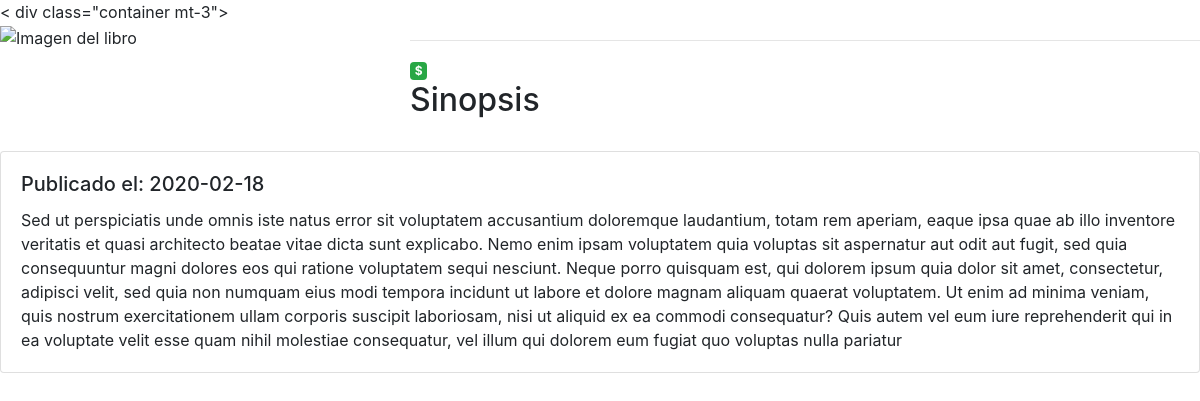
The app's page /libros/libroDetail.php?id=3 with its own data.
### tables this page shows
CREATE TABLE tb_comentarios(
	id_comentario INT AUTO_INCREMENT PRIMARY KEY,
    id_libro INT,
    comentario TEXT,
    fec_cre DATETIME DEFAULT NOW()
);

### includes/class/Libro.php (called while the page is built, shortened)
<?php
include_once('class_bd.php');
class Libro
{
    public $conn;
    function __construct()
    {
        $db = new Database();
        $this->conn = $db->conectar();
    }
    function getLibro($id){
        $sql = "SELECT L.*, A.nom_autor, C.nom_categoria, IL.nom_archivo_servidor FROM tb_libros L
        INNER JOIN tb_autores A on L.id_autor = A.id_autor
        INNER JOIN tb_categorias C on L.id_categoria = C.id_categoria
        INNER JOIN tb_img_libro IL on L.id_libro = IL.id_libro
        WHERE L.id_libro = $id";
        return  mysqli_fetch_object(mysqli_query($this->conn, $sql));
    }
}

### includes/class/class_bd.php (called while the page is built, shortened)
<?php
class Database
{
    private $host;
    private $user;
    private $pass;
    private $db;
    public function __construct() {
        $this->host = 'localhost';
        $this->db = 'Libreria_BIT';
        $this->user = 'root';
    }
    function conectar(){
        $this->conn = mysqli_connect($this->host, $this->user, $this->pass, $this->db);
        return $this->conn;
    }
}

### includes/class/Comentario.php (called while the page is built, shortened)
<?php
include_once('class_bd.php');
class Comentario
{
    private $conn;
    function __construct()
    {
        $db = new Database();
        $this->conn = $db->conectar();
    }
    function getComentarios($id_libro){
        $sql = "SELECT * FROM tb_comentarios where id_libro = $id_libro order by (fec_cre) DESC";
        return mysqli_query($this->conn, $sql);
    }
}

### libros/libroDetail.php (the view, shortened to what this page needs)
<?php
include_once('../includes/class/Libro.php');
include_once('../includes/class/Comentario.php');
$libro = new Libro();
$comentario = new Comentario();
if($_GET['id']){
    $getLibro = $libro->getLibro($_GET['id']);
    $getComentarios = $comentario->getComentarios($_GET['id']);
?>
<!DOCTYPE html>
<html lang="en">
<head>
    <link rel="stylesheet" href="../styles/bootstrap/bootstrap.min.css">
</head>
<body>
    <
        div class="container mt-3">
        <div class="row">
            <div class="col-md-4">
                <img class="img-fluid" src="libros/img/<?=$getLibro->nom_archivo_servidor ?>" alt="Imagen del libro">
            </div>
            <div class="col-md-8">
                <hr>
                <span class="badge badge-success">$ <?=$getLibro->valor ?></span>
                <h2>Sinopsis</h2>
            </div>
        </div>
        <?php
        if($getComentarios){
            while($comentario = mysqli_fetch_object($getComentarios)){
                $fecha_comentario = $comentario->fec_cre;
                echo "<div class='card mt-3'>
                <div class='card-body'>
                  <h5 class='card-title'>Publicado el: ".substr($fecha_comentario,0,10)." </h5>
                  <p class='card-text'>$comentario->comentario</p>
                </div>
              </div>";
            }
        }
        ?>
</body>
</html>
<?php
} else {
?>
<!-- <div class="alert alert-danger" role="alert">
        <strong>El libro que buscas no existe</strong>
</div> -->
<?php
}

### records on screen
tb_comentarios: fec_cre "2020-02-18", comentario "Sed ut perspiciatis unde omnis iste natus error sit voluptatem accusantium doloremque laudantium, totam rem aperiam, eaque ipsa quae ab illo inventore veritatis et quasi architecto beatae vitae dicta sunt explicabo. Nemo enim ipsam voluptatem quia voluptas sit aspernatur aut odit aut fugit, sed quia consequuntur magni dolores eos qui ratione voluptatem sequi nesciunt. Neque porro quisquam est, qui dolorem ipsum quia dolor sit amet, consectetur, adipisci velit, sed quia non numquam eius modi tempora incidunt ut labore et dolore magnam aliquam quaerat voluptatem. Ut enim ad minima veniam, quis nostrum exercitationem ullam corporis suscipit laboriosam, nisi ut aliquid ex ea commodi…"
